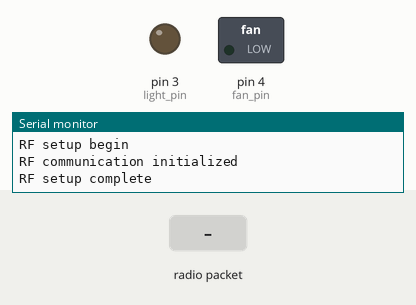
This sketch was run on a simulated Arduino Uno, built with avr-gcc and run on an emulated ATmega328P. Shown: switched loads named in the sketch (green lamp = pin HIGH), output pins drawn as LEDs (lit = HIGH), the last lines printed to the serial monitor. The inputs (shaded band) are chosen by the test bench. No radio packets arrive unless stated.

Above: at 1.2 s.
1.3 s: radio packet "1" arrives
At 2.1 s:
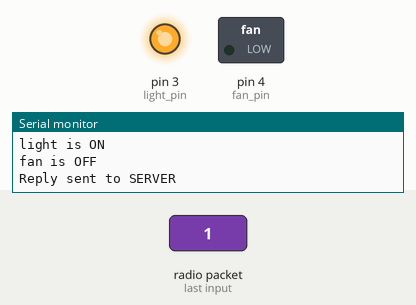
2.8 s: radio packet "0" arrives
At 3.3 s:
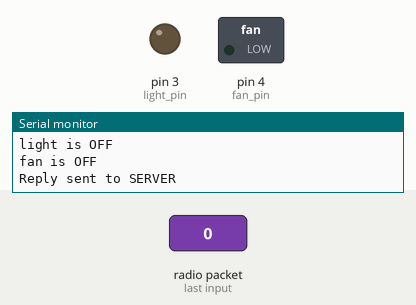
Timing chart, 0 to 5.8 s (numbered marks = the images above; inputs shaded):
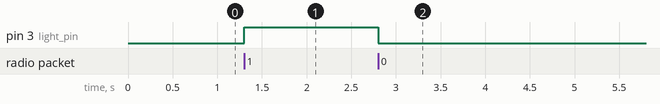

Measured:
- after the input at 1.3 s, pin 3 (light_pin): LOW → HIGH at once
- after the input at 2.8 s, pin 3 (light_pin): HIGH → LOW at once

The sketch:

client_2.ino
```cpp
#include <RHReliableDatagram.h>
#include <RH_NRF24.h>
#include <SPI.h>

#define CLIENT_1 2              //Dining Room
#define SERVER_ADDRESS 1        //Bed Room
#define CLIENT_2 3              //Living Room

#define light_pin 3
#define fan_pin 4

RH_NRF24 driver;

RHReliableDatagram manager(driver, CLIENT_2);

void setup()
{
  //Initialization
  Serial.begin(9600);
  rf_init();
  pinMode(light_pin, OUTPUT);
  pinMode(fan_pin, OUTPUT);
}

uint8_t buf[RH_NRF24_MAX_MESSAGE_LEN];
uint8_t light = 0, fan = 0;
int i;

void loop()
{
  //Check to see if data is available at the Receiver Buffer
  if (manager.available())
  {

    uint8_t len = sizeof(buf);
    uint8_t from;

    //Checks if the receiver message is for the destined address
    if (manager.recvfromAck(buf, &len, &from))
    {
      //Print Received message on the Serial Monitor for Debugging purpose
      Serial.print("got request from : 0x");
      Serial.print(from, HEX);
      Serial.print(": ");
      Serial.println((char*)buf);

      uint8_t x = buf[0];
        uint8_t y = buf[1];
        uint8_t datt[10] = {9};

      if(x == '0' )         //light
      {
         light = 0;
      }
      else if ( x == '1')
      {
        light = 1;
      }
      else if ( x == '9')
      {
        if(light == 0)
        {
          x = '0';
        }
        else if(light == 1)
        {
          x = '1';
        }
      }
      else
      {
        x = '8';
      }

      if(y == '0' )           //fan
      {
         fan = 0;
      }
      else if ( y == '1' || y == '2' || y == '3' || y == '4' || y == '5' )
      {
        fan = 1;
      }
      else if ( y == '9')
      {
        if(fan == 0)
        {
          y = '0';
        }
        else if(fan == '1')
        {
          y = '1';
        }
      }
      else
      {
        y = '8';
      }


      digitalWrite(light_pin, light);
      Serial.print("light is ");
      if(light == 0)
      {
        Serial.println("OFF");
      }
      else if(light ==1)
      {
           Serial.println("ON");
      }

      digitalWrite(fan_pin, fan);
       Serial.print("fan is ");
      if(fan == 0)
      {
        Serial.println("OFF");
      }
      else if(fan == 1)
      {
           Serial.println("ON");
      }

      //Send a reply back to the originator Server
      datt[0] = x;
      datt[1] = y;

      if (!manager.sendtoWait(datt, sizeof(datt), from))
       Serial.println("Reply to SERVER failed");
      else
        Serial.println("Reply sent to SERVER");
    }
  }
}


void rf_init(void)              //nRF24L01+ initialization
{
  Serial.print("RF setup begin\r\n");

  if (!manager.init())
    Serial.println("RF communication initialization failed");
  else
    Serial.println("RF communication initialized");

  Serial.print("RF setup complete\r\n");
}
```
